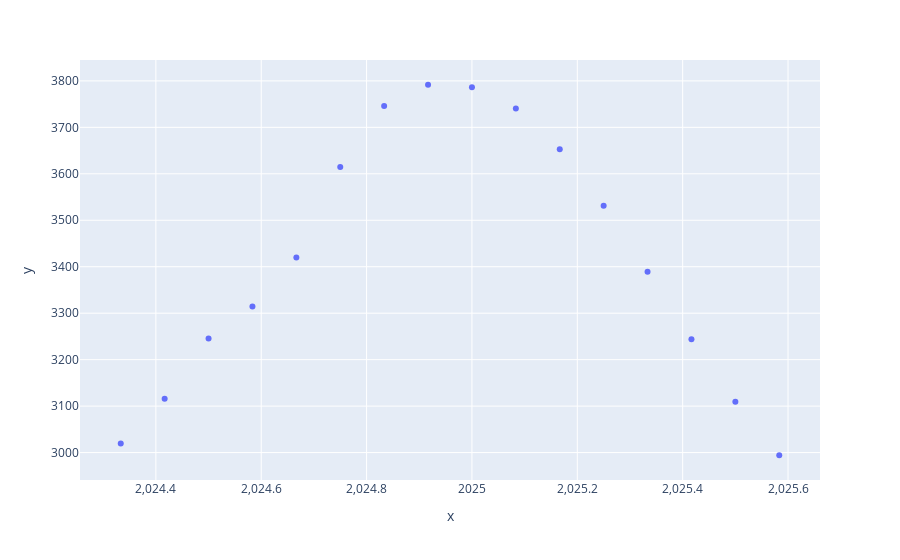

The cell this chart's notebook holds for it:
### Code cell
px.scatter(
    x=X_with_preds.filter(pl.col("advertised_inventory_prediction")>4*advertised_inventory_mean).select("calendar_year").to_series(),
    y=X_with_preds.filter(pl.col("advertised_inventory_prediction")>4*advertised_inventory_mean).select("advertised_inventory_prediction").to_series(),
)

### Figure 1 — Plotly figure (JSON) as saved in the notebook; plotly's stock layout.template omitted (floating-point values rounded to 4 significant figures)
{"data": [{"hovertemplate": "x=%{x}<br>y=%{y}<extra></extra>", "legendgroup": "", "marker": {"color": "#636efa", "symbol": "circle"}, "mode": "markers", "name": "", "orientation": "v", "showlegend": false, "type": "scatter", "x": [2025, 2025.0, 2025.0, 2025.0, 2025.0, 2026.0, 2024.0, 2025.0, 2025.0, 2025.0, 2024.0, 2025.0, 2025.0, 2025.0, 2026.0, 2024.0], "xaxis": "x", "y": [3786.0, 3615.0, 3420.0, 3746.0, 3315.0, 3109.0, 3116.0, 3531.0, 3653.0, 3740.0, 3245.0, 3792.0, 3244.0, 3389.0, 2994.0, 3019.0], "yaxis": "y"}], "layout": {"legend": {"tracegroupgap": 0}, "margin": {"t": 60}, "xaxis": {"anchor": "y", "domain": [0, 1], "title": {"text": "x"}}, "yaxis": {"anchor": "x", "domain": [0, 1], "title": {"text": "y"}}}}
